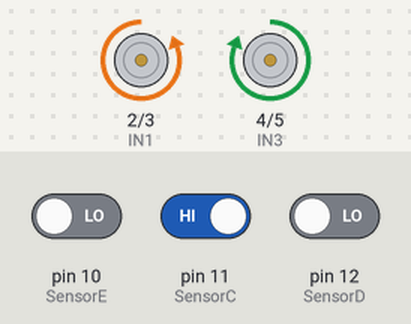
Bench run of a sketch on a simulated Arduino Uno, built with avr-gcc and run on an emulated ATmega328P. Shown: motor-driver pin pairs drawn as motors (green arrow = first pin HIGH = forward, orange = second pin HIGH = backward, longer = more drive). The test bench sets the inputs (shaded band); at power-on: pin 10 (SensorE) LOW, pin 11 (SensorC) HIGH, pin 12 (SensorD) LOW.

Above: at 1.2 s.
1.3 s: pin 10 (SensorE) driven HIGH
At 2.1 s:
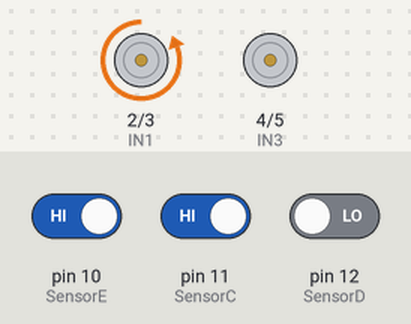
2.8 s: pin 11 (SensorC) driven LOW
At 3.2 s:
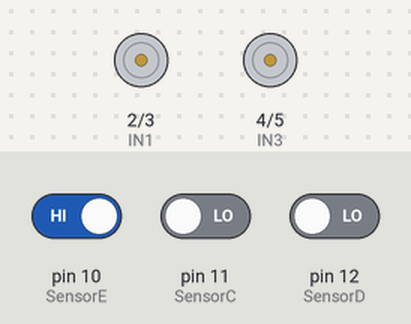
4.3 s: pin 11 (SensorC) driven HIGH
At 5.5 s:
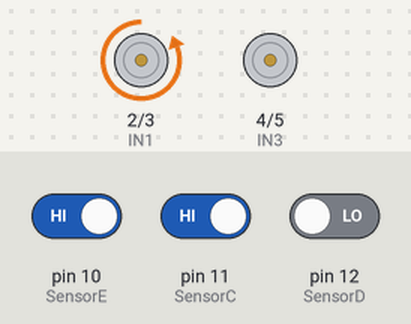
5.8 s: pin 10 (SensorE) driven LOW
At 6.7 s:
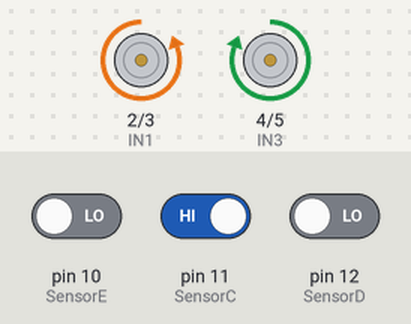
7.3 s: pin 12 (SensorD) driven HIGH
At 7.8 s:
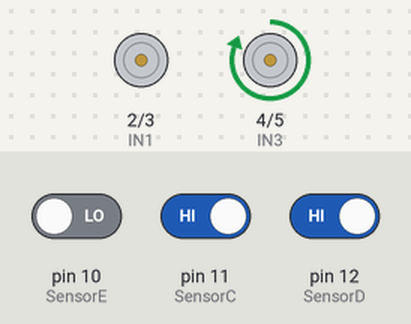
Timing chart, 0 to 9.8 s (numbered marks = the images above; inputs shaded):
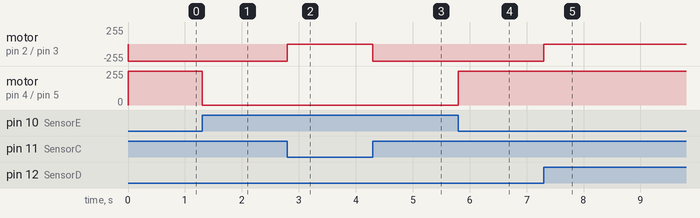

The sketch:

cod-entrada-digital.ino
```cpp
// Motores
#define IN1 2
#define IN2 3
#define IN3 4
#define IN4 5

// Sensores
#define SensorE 10
#define SensorC 11
#define SensorD 12


void setup() {
 pinMode(IN1, OUTPUT);
 pinMode(IN2, OUTPUT);
 pinMode(IN3, OUTPUT);
 pinMode(IN4, OUTPUT);
 pinMode(SensorE, INPUT);
 pinMode(SensorC, INPUT);
 pinMode(SensorD, INPUT);
}


void loop() {
 int e = digitalRead(SensorE);
 int c = digitalRead(SensorC);
 int d = digitalRead(SensorD);
 if (e == HIGH && c == LOW && d == HIGH) {
 frente();
 } else if (e == HIGH && c == HIGH && d == LOW) {
 curvaEsquerda();
 } else if (e == LOW && c == HIGH && d == HIGH) {
 curvaDireita();
 } else if (e == LOW && c == LOW && d == LOW) {
 frente(); // linha centralizada
 } else if (e == HIGH && c == HIGH && d == HIGH) {
 parar(); // tudo branco = fora da linha
 } else if (e == LOW && c == HIGH && d == LOW) {
 frente(); // em cima da linha apenas com central
 } else {
 parar(); // fallback de segurança
 }
}


// Funções auxiliares
void frente() {
 digitalWrite(IN1, LOW);
 digitalWrite(IN2, HIGH);
 digitalWrite(IN3, HIGH);
 digitalWrite(IN4, LOW);
}
void curvaEsquerda() {
 digitalWrite(IN1, LOW);
 digitalWrite(IN2, HIGH);
 digitalWrite(IN3, LOW);
 digitalWrite(IN4, LOW);
}
void curvaDireita() {
 digitalWrite(IN1, LOW);
 digitalWrite(IN2, LOW);
 digitalWrite(IN3, HIGH);
 digitalWrite(IN4, LOW);
}
void re() {
 digitalWrite(IN1, HIGH);
 digitalWrite(IN2, LOW);
 digitalWrite(IN3, LOW);
 digitalWrite(IN4, HIGH);
}
void parar() {
 digitalWrite(IN1, LOW);
 digitalWrite(IN2, LOW);
 digitalWrite(IN3, LOW);
 digitalWrite(IN4, LOW);
}
```

Measured:
- after the input at 1.3 s, motor on pin 4 (IN3) / pin 5 (IN4): forward 255/255 → stopped at once
- after the input at 2.8 s, motor on pin 2 (IN1) / pin 3 (IN2): backward 255/255 → stopped at once
- after the input at 4.3 s, motor on pin 2 (IN1) / pin 3 (IN2): stopped → backward 255/255 at once
- after the input at 5.8 s, motor on pin 4 (IN3) / pin 5 (IN4): stopped → forward 255/255 at once
- after the input at 7.3 s, motor on pin 2 (IN1) / pin 3 (IN2): backward 255/255 → stopped at once
